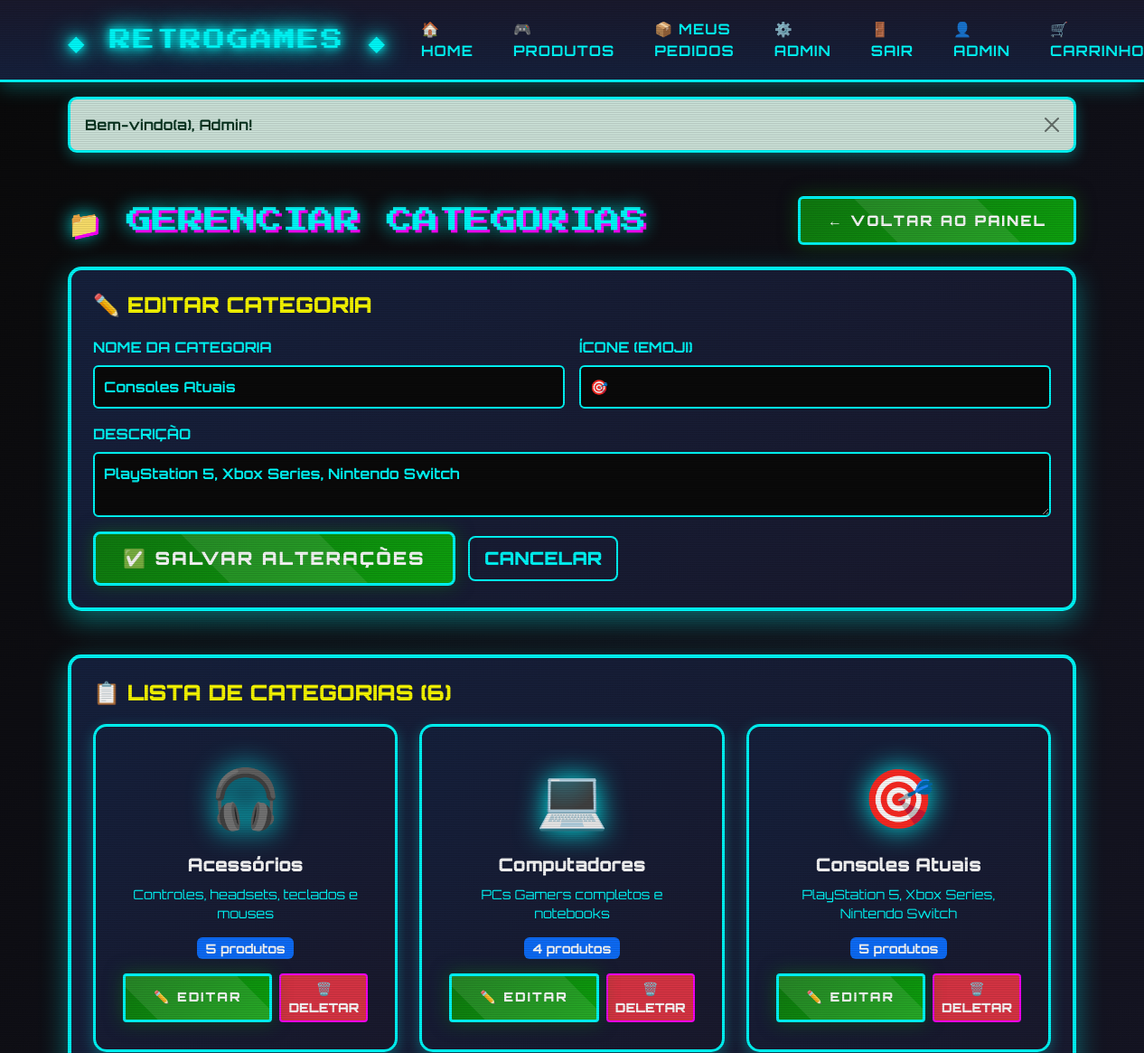
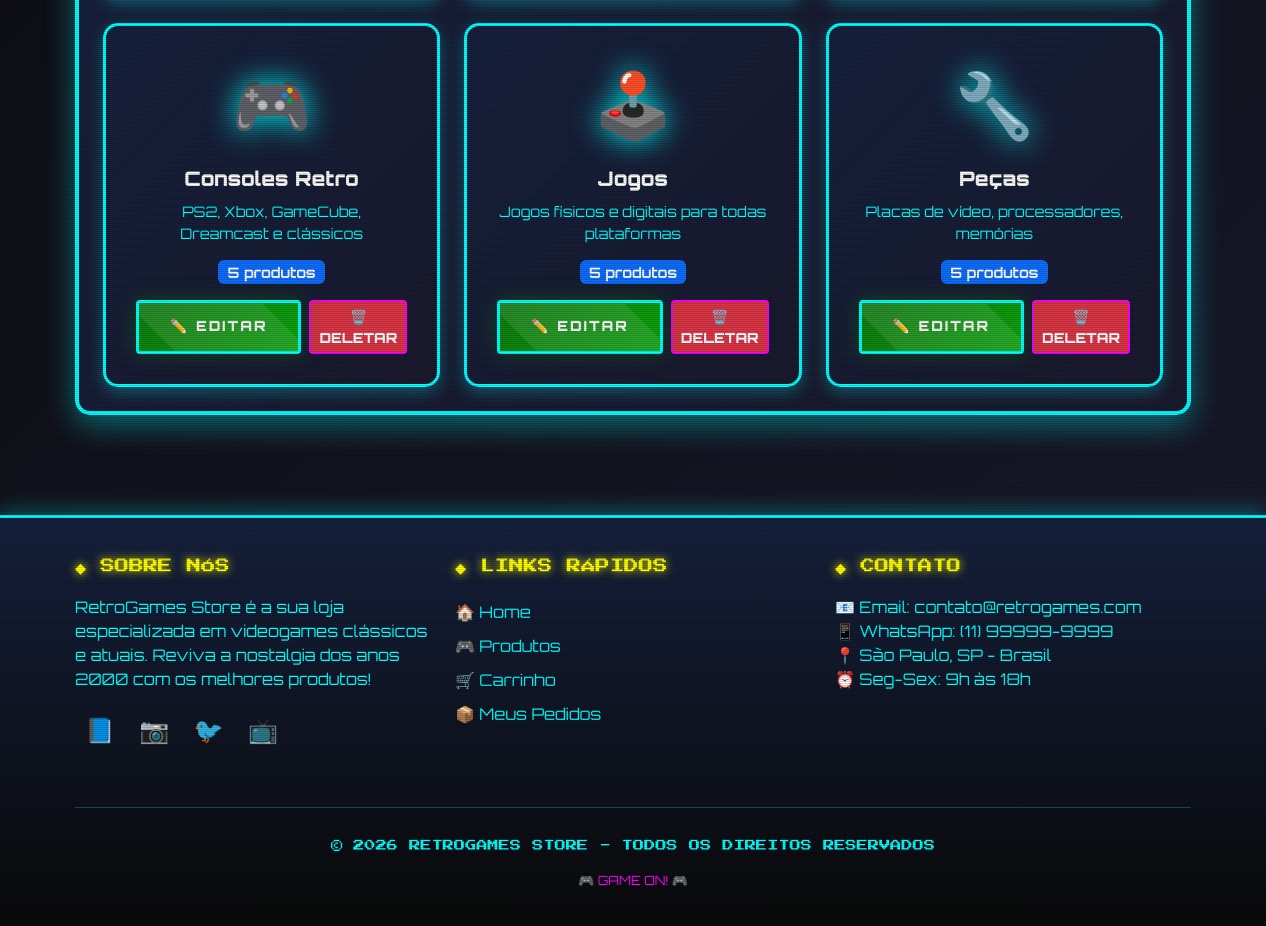
/admin/categorias.php?edit=2 (signed in), run on the app's committed database (2 pictures, top to bottom).
### tables this page shows
CREATE TABLE `categories` (
  `id` int(11) NOT NULL,
  `nome` varchar(50) NOT NULL,
  `descricao` text DEFAULT NULL,
  `icone` varchar(50) DEFAULT NULL
);

### config.php (called while the page is built, shortened)
<?php
function getAlert() {
    if (isset($_SESSION['alert'])) {
        $alert = $_SESSION['alert'];
        return $alert;
    }
    return null;
}
?>

### admin/categorias.php (the view, shortened to what this page needs)
<?php
require_once '../config.php';
$categories = $conn->query("SELECT c.*, COUNT(p.id) as total_produtos
                            FROM categories c
                            LEFT JOIN products p ON c.id = p.categoria_id
                            GROUP BY c.id
                            ORDER BY c.nome")->fetch_all(MYSQLI_ASSOC);
$edit_category = null;
if (isset($_GET['edit'])) {
    $edit_id = (int)$_GET['edit'];
    $stmt = $conn->prepare("SELECT * FROM categories WHERE id = ?");
    $stmt->bind_param("i", $edit_id);
    $stmt->execute();
    $edit_category = $stmt->get_result()->fetch_assoc();
}
?>
<!DOCTYPE html>
<html lang="pt-BR">
<head>
    <link href="https://cdn.jsdelivr.net/npm/bootstrap@5.3.0/dist/css/bootstrap.min.css" rel="stylesheet">
    <link rel="stylesheet" href="../style.css">
</head>
<body>
    <?php include '../header.php'; ?>
    <?php
    $alert = getAlert();
    if ($alert):
    ?>
    <div class="container mt-3">
        <div class="alert alert-<?= $alert['type'] ?> alert-dismissible fade show retro-alert">
            <?= htmlspecialchars($alert['message']) ?>
            <button type="button" class="btn-close" data-bs-dismiss="alert"></button>
        </div>
    </div>
    <?php endif; ?>
    <div class="container my-5">
        <div class="d-flex justify-content-between align-items-center mb-4">
            <h2 class="section-title" style="margin: 0;">
                <span class="retro-bracket">📁</span> GERENCIAR CATEGORIAS
            </h2>
            <a href="index.php" class="btn btn-retro">← VOLTAR AO PAINEL</a>
        </div>
        <div class="retro-box p-4 mb-5">
            <h4 style="color: var(--neon-yellow); font-weight: 900; margin-bottom: 20px;">
                <?= $edit_category ? '✏️ EDITAR CATEGORIA' : '➕ ADICIONAR NOVA CATEGORIA' ?>
            </h4>
            <form method="POST">
                <div class="row g-3">
                    <div class="col-md-6">
                        <label class="form-label" style="color: var(--neon-cyan); font-weight: 700;">NOME DA CATEGORIA</label>
                        <input type="text" name="nome" class="form-control retro-input" required
                               value="<?= $edit_category ? htmlspecialchars($edit_category['nome']) : '' ?>">
                    </div>
                    <div class="col-md-6">
                        <label class="form-label" style="color: var(--neon-cyan); font-weight: 700;">ÍCONE (EMOJI)</label>
                        <input type="text" name="icone" class="form-control retro-input" required
                               placeholder="Ex: 🎮"
                               value="<?= $edit_category ? htmlspecialchars($edit_category['icone']) : '' ?>">
                    </div>
                    <div class="col-12">
                        <label class="form-label" style="color: var(--neon-cyan); font-weight: 700;">DESCRIÇÃO</label>
                        <textarea name="descricao" class="form-control retro-input" rows="2"><?= $edit_category ? htmlspecialchars($edit_category['descricao']) : '' ?></textarea>
                    </div>
                    <div class="col-12">
                        <button type="submit" name="<?= $edit_category ? 'editar_categoria' : 'adicionar_categoria' ?>" class="btn btn-retro btn-lg">
                            <?= $edit_category ? '✅ SALVAR ALTERAÇÕES' : '➕ ADICIONAR CATEGORIA' ?>
                        </button>
                        <?php if ($edit_category): ?>
                        <a href="categorias.php" class="btn btn-lg" style="background: transparent; color: var(--neon-cyan); border: 2px solid var(--neon-cyan); font-weight: 900; margin-left: 10px;">
                            CANCELAR
                        </a>
                        <?php endif; ?>
                    </div>
                </div>
            </form>
        </div>
        <div class="retro-box p-4">
            <h4 style="color: var(--neon-yellow); font-weight: 900; margin-bottom: 20px;">
                📋 LISTA DE CATEGORIAS (<?= count($categories) ?>)
            </h4>
            <div class="row g-4">
                <?php foreach ($categories as $category): ?>
                <div class="col-md-6 col-lg-4">
                    <div class="category-card-admin">
                        <div class="category-icon-large"><?= $category['icone'] ?></div>
                        <h5 style="color: white; font-weight: 900; margin: 15px 0 10px;"><?= htmlspecialchars($category['nome']) ?></h5>
                        <p style="color: var(--neon-cyan); font-size: 0.9rem; margin-bottom: 15px;">
                            <?= htmlspecialchars($category['descricao']) ?>
                        </p>
                        <div class="badge bg-primary mb-3" style="font-size: 0.9rem;">
                            <?= $category['total_produtos'] ?> produtos
                        </div>
                        <div class="d-flex gap-2">
                            <a href="categorias.php?edit=<?= $category['id'] ?>" class="btn btn-sm btn-retro flex-fill">
                                ✏️ EDITAR
                            </a>
                            <form method="POST" style="flex: 1;" onsubmit="return confirm('Deletar categoria?')">
                                <button type="submit" name="deletar_categoria" class="btn btn-sm w-100"
                                        style="background: #dc3545; color: white; border: 2px solid var(--neon-pink); font-weight: 900;">
                                    🗑️ DELETAR
                                </button>
                            </form>
                        </div>
                    </div>
                </div>
                <?php endforeach; ?>
            </div>
        </div>
    </div>
    <?php include '../footer.php'; ?>
</body>
</html>

### style.css (style rules this page uses)
:root { --xbox-green: #107c10; --ps2-blue: #003087; --gamecube-purple: #6a5acd; --dreamcast-orange: #ff6600; --retro-black: #0a0a0a; --retro-gray: #1a1a1a; --neon-cyan: #00ffff; --neon-pink: #ff00ff; --neon-yellow: #ffff00; --neon-green: #39ff14; }
* { margin: 0; padding: 0; box-sizing: border-box; }
body { font-family: 'Orbitron', sans-serif; background: linear-gradient(135deg, #0a0a0a 0%, #1a1a2e 100%); color: #00ffff; min-height: 100vh; background-attachment: fixed; }
body::before { content: ''; position: fixed; top: 0; left: 0; width: 100%; height: 100%; background: repeating-linear-gradient( 0deg, rgba(0, 0, 0, 0.15), rgba(0, 0, 0, 0.15) 1px, transparent 1px, transparent 2px ); pointer-events: none; z-index: 9999; }
.btn-retro { background: linear-gradient(135deg, var(--xbox-green) 0%, #0ea50e 100%); color: white; font-weight: 900; text-transform: uppercase; letter-spacing: 2px; border: 3px solid var(--neon-cyan); padding: 12px 30px; position: relative; overflow: hidden; transition: all 0.3s ease; box-shadow: 0 0 20px rgba(16, 124, 16, 0.5); }
.btn-retro::before { content: ''; position: absolute; top: -50%; left: -50%; width: 200%; height: 200%; background: rgba(255, 255, 255, 0.1); transform: rotate(45deg); transition: all 0.3s; }
.section-title { font-family: 'Press Start 2P', cursive; font-size: 1.8rem; color: var(--neon-cyan); text-shadow: 3px 3px 0 var(--neon-pink), 0 0 20px var(--neon-cyan); margin: 40px 0; }
.retro-bracket { color: var(--neon-pink); animation: blink 1s infinite; }
.retro-input { background: #0a0a0a; border: 2px solid var(--neon-cyan); color: var(--neon-cyan); font-weight: 700; padding: 10px; }
.retro-input::placeholder { color: rgba(0, 255, 255, 0.5); }
.retro-box { background: linear-gradient(135deg, #16213e 0%, #1a1a2e 100%); border: 4px solid var(--neon-cyan); border-radius: 15px; box-shadow: 0 10px 30px rgba(0, 255, 255, 0.4); }
.retro-alert { border: 3px solid var(--neon-cyan); border-radius: 10px; font-weight: 700; box-shadow: 0 5px 15px rgba(0, 255, 255, 0.3); }

### admin/categorias.php (style rules this page uses)
.category-card-admin { background: linear-gradient(135deg, #16213e 0%, #1a1a2e 100%); border: 3px solid var(--neon-cyan); border-radius: 15px; padding: 30px; text-align: center; box-shadow: 0 5px 15px rgba(0, 255, 255, 0.3); transition: all 0.3s ease; }
.category-icon-large { font-size: 4rem; filter: drop-shadow(0 0 15px var(--neon-cyan)); }

### data on the page
categories: nome "Consoles Atuais", icone "🎯", descricao "PlayStation 5, Xbox Series, Nintendo Switch", total_produtos "5"
categories: icone "🎧", nome "Acessórios", descricao "Controles, headsets, teclados e mouses", total_produtos "5"
categories: icone "💻", nome "Computadores", descricao "PCs Gamers completos e notebooks", total_produtos "4"
categories: icone "🎮", nome "Consoles Retro", descricao "PS2, Xbox, GameCube, Dreamcast e clássicos", total_produtos "5"
categories: icone "🕹️", nome "Jogos", descricao "Jogos físicos e digitais para todas plataformas", total_produtos "5"
categories: icone "🔧", nome "Peças", descricao "Placas de vídeo, processadores, memórias", total_produtos "5"

### other printed values
$_SESSION['user_nome'] "ADMIN"
$alert['message'] "Bem-vindo(a), Admin!"
count($categories) "6"
